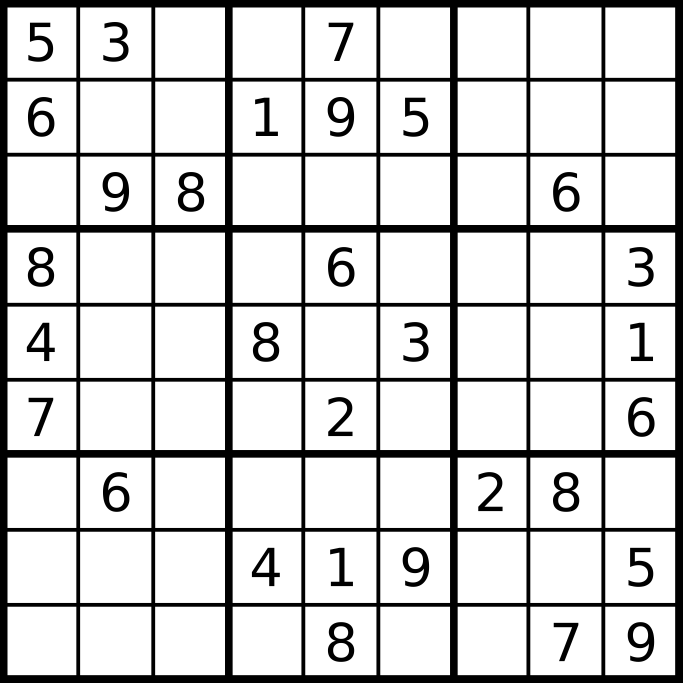
#> input picture hough.png, 2048 x 2048 px (shown at 1/3 size)
$ jupyter execute 'Lecture 21 Hough Transformation Line.ipynb'
#> lines starting #> are read from the running program, lines starting #| are printed output that depends on the picture; after the words box and inside, x2 and y2 are one past the last pixel; in counts of white or black regions, pixels touching at a corner belong together
[cell 1]
import cv2
import numpy as np

[cell 2]
img = cv2.imread("hough.png")
#> img is the input picture: shape (2048, 2048, 3); min 0, max 255, mean 210.1
img = cv2.resize(img, (550,500))
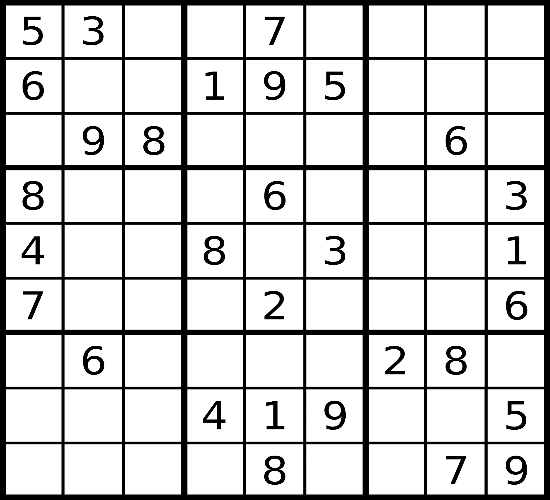
#> img: shape (500, 550, 3); min 0, max 255, mean 210.7
gry = cv2.cvtColor(img, cv2.COLOR_BGR2GRAY)

edge = cv2.Canny(gry, 20, 250)
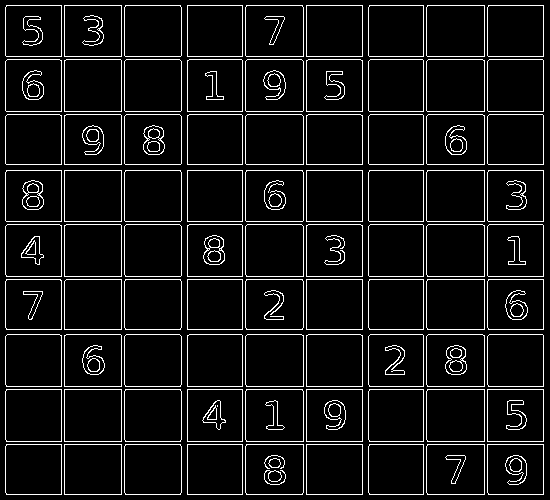
#> edge: shape (500, 550); 7.8% white in thin lines or dots

lines = cv2.HoughLines(edge, 1, np.pi/180, 200)
#> lines = 36 rows, first 8: [441, 1.57], [444, 1.57], [56, 1.57], [164, 1.57], [276, 1.57], [386, 1.57], [389, 1.57], [5, 1.57]

for r, th in lines[0]:
    a = np.cos(th)
    b = np.sin(th)


    x0 = a * r
    y0 = b * r

    x1 = int(x0 + 1000 * (-b))
    y1 = int(y0 + 1000 * (a))
    x2 = int(x0 - 1000 * (-b))
    y2 = int(y0 - 1000 * (a))

    cv2.line(img, (x1,y1), (x2,y2), (0,255,0), 2)
#> this loop made 1 pass
#> (r, th, a, b, x0, y0, x1, y1) on pass 1: (441, 1.57, -4.37e-08, 1, -1.93e-05, 441, -1000, 440)
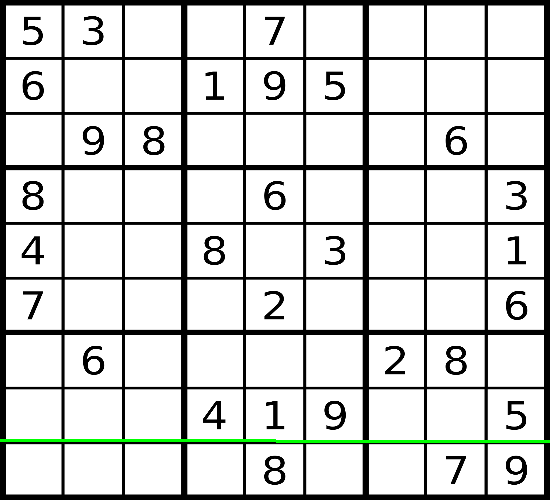
#> img: shape (500, 550, 3); 0.6% of pixels changed, all inside (x1, y1, x2, y2) = (0, 439, 550, 443)


cv2.imshow("hough", img)
cv2.waitKey(0)
cv2.destroyAllWindows()

[cell 3]
img = cv2.imread("hough.png")
img = cv2.resize(img, (550,500))
gry = cv2.cvtColor(img, cv2.COLOR_BGR2GRAY)

edge = cv2.Canny(gry, 20, 250)


l = cv2.HoughLinesP(edge, 1, np.pi/180, 200, minLineLength = 180, maxLineGap = 100)
#> l = 36 rows, first 6: [6, 276, 543, 276], [6, 441, 543, 441], [7, 59, 542, 59], [6, 56, 543, 56], [6, 389, 543, 389], [6, 170, 543, 170]


for i in l:
    x1,y1,x2,y2 = i[0]
    cv2.line(img, (x1,y1), (x2,y2), (0,255,0), 2)
#> this loop made 36 passes
#> (x1, y1, x2, y2) on passes 1 to 12: (6, 276, 543, 276), (6, 441, 543, 441), (7, 59, 542, 59), (6, 56, 543, 56), (6, 389, 543, 389), (6, 170, 543, 170), (6, 386, 543, 386), (6, 329, 543, 329), (6, 444, 543, 444), (6, 111, 543, 111), (6, 221, 543, 221), (6, 279, 543, 279)
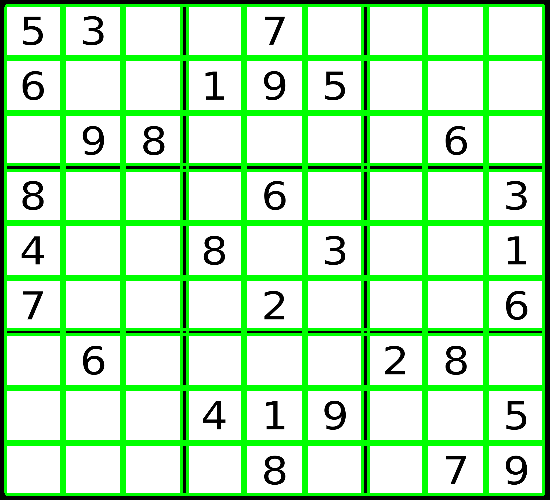
#> img: shape (500, 550, 3); 19.22% of pixels changed, all inside (x1, y1, x2, y2) = (4, 4, 545, 496)


cv2.imshow("hough", img)
cv2.waitKey(0)
cv2.destroyAllWindows()
